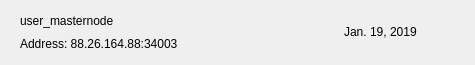
<?xml version="1.0" encoding="UTF-8"?>
<ui version="4.0">
 <class>MNRow</class>
 <widget class="QWidget" name="MNRow">
  <property name="geometry">
   <rect>
    <x>0</x>
    <y>0</y>
    <width>475</width>
    <height>65</height>
   </rect>
  </property>
  <property name="windowTitle">
   <string>Form</string>
  </property>
  <property name="styleSheet">
   <string notr="true"/>
  </property>
  <layout class="QVBoxLayout" name="verticalLayout_2">
   <property name="spacing">
    <number>0</number>
   </property>
   <property name="leftMargin">
    <number>20</number>
   </property>
   <property name="topMargin">
    <number>0</number>
   </property>
   <property name="rightMargin">
    <number>20</number>
   </property>
   <property name="bottomMargin">
    <number>0</number>
   </property>
   <item>
    <widget class="QFrame" name="frame_2">
     <property name="styleSheet">
      <string notr="true">border:none;</string>
     </property>
     <property name="frameShape">
      <enum>QFrame::StyledPanel</enum>
     </property>
     <property name="frameShadow">
      <enum>QFrame::Raised</enum>
     </property>
     <layout class="QHBoxLayout" name="horizontalLayout">
      <property name="leftMargin">
       <number>0</number>
      </property>
      <property name="rightMargin">
       <number>0</number>
      </property>
      <item>
       <widget class="QFrame" name="frame">
        <property name="styleSheet">
         <string notr="true">border:none;padding:0px;</string>
        </property>
        <property name="frameShape">
         <enum>QFrame::StyledPanel</enum>
        </property>
        <property name="frameShadow">
         <enum>QFrame::Raised</enum>
        </property>
        <layout class="QVBoxLayout" name="verticalLayout">
         <property name="spacing">
          <number>0</number>
         </property>
         <property name="leftMargin">
          <number>0</number>
         </property>
         <property name="topMargin">
          <number>0</number>
         </property>
         <property name="rightMargin">
          <number>0</number>
         </property>
         <property name="bottomMargin">
          <number>0</number>
         </property>
         <item>
          <widget class="QLabel" name="labelName">
           <property name="text">
            <string>user_masternode</string>
           </property>
          </widget>
         </item>
         <item>
          <widget class="QLabel" name="labelAddress">
           <property name="text">
            <string>Address: 88.26.164.88:34003</string>
           </property>
          </widget>
         </item>
        </layout>
       </widget>
      </item>
      <item>
       <spacer name="horizontalSpacer">
        <property name="orientation">
         <enum>Qt::Horizontal</enum>
        </property>
        <property name="sizeHint" stdset="0">
         <size>
          <width>40</width>
          <height>20</height>
         </size>
        </property>
       </spacer>
      </item>
      <item>
       <widget class="QLabel" name="labelDate">
        <property name="text">
         <string>Jan. 19, 2019</string>
        </property>
       </widget>
      </item>
      <item>
       <widget class="QPushButton" name="pushButtonMenu">
        <property name="focusPolicy">
         <enum>Qt::NoFocus</enum>
        </property>
        <property name="styleSheet">
         <string notr="true">border:none; background-color:transparent; padding:0px;</string>
        </property>
        <property name="text">
         <string/>
        </property>
        <property name="icon">
         <iconset>
          <normaloff>:/ic-menu-hover</normaloff>:/ic-menu-hover</iconset>
        </property>
        <property name="iconSize">
         <size>
          <width>24</width>
          <height>24</height>
         </size>
        </property>
       </widget>
      </item>
     </layout>
    </widget>
   </item>
   <item>
    <widget class="QLabel" name="lblDivisory">
     <property name="minimumSize">
      <size>
       <width>0</width>
       <height>1</height>
      </size>
     </property>
     <property name="maximumSize">
      <size>
       <width>16777215</width>
       <height>1</height>
      </size>
     </property>
     <property name="text">
      <string/>
     </property>
     <property name="alignment">
      <set>Qt::AlignBottom|Qt::AlignLeading|Qt::AlignLeft</set>
     </property>
    </widget>
   </item>
  </layout>
 </widget>
 <resources/>
 <connections/>
</ui>
